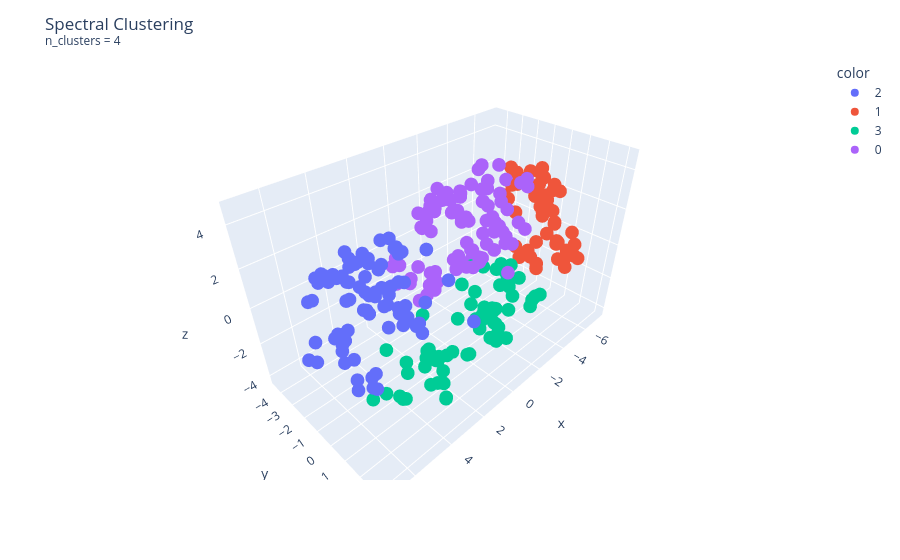
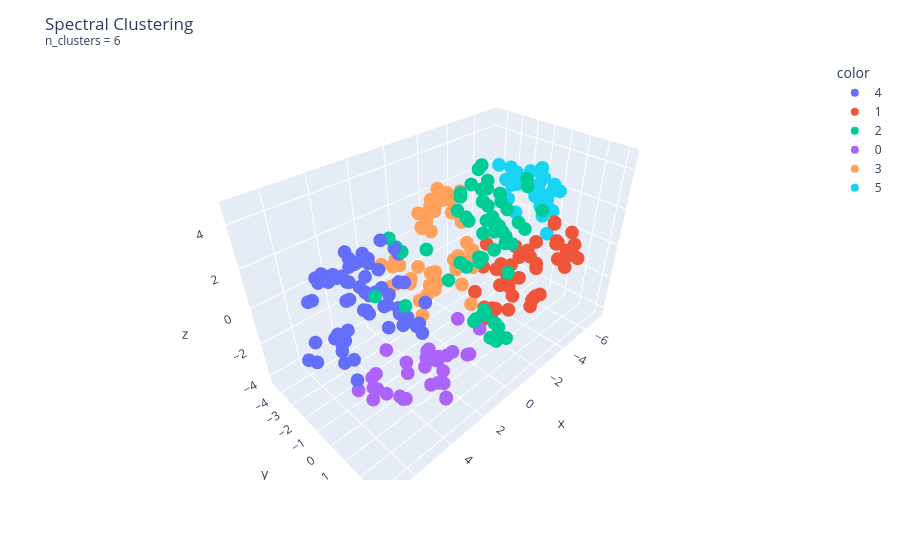

Here is the notebook cell these charts were saved with, in order:
### Markdown cell above
# Spectral

### Code cell
spectral_n_clusters = [4, 6, 8, 10]

for n_clusters in spectral_n_clusters:
    # Model
    spectral = SpectralClustering(
        n_clusters=n_clusters,
        eigen_solver="arpack",
        affinity="nearest_neighbors",
        random_state=42,
    )
    
    # Fit
    spectral.fit(cluster_input)

    # Labels
    labels = spectral.labels_.astype(str)

    # Visualize
    fig = tsne_chart(colors=labels)
    fig.update_layout(
        title=f'Spectral Clustering<br><sup>{n_clusters = }</sup>'
    )
    fig.show()
